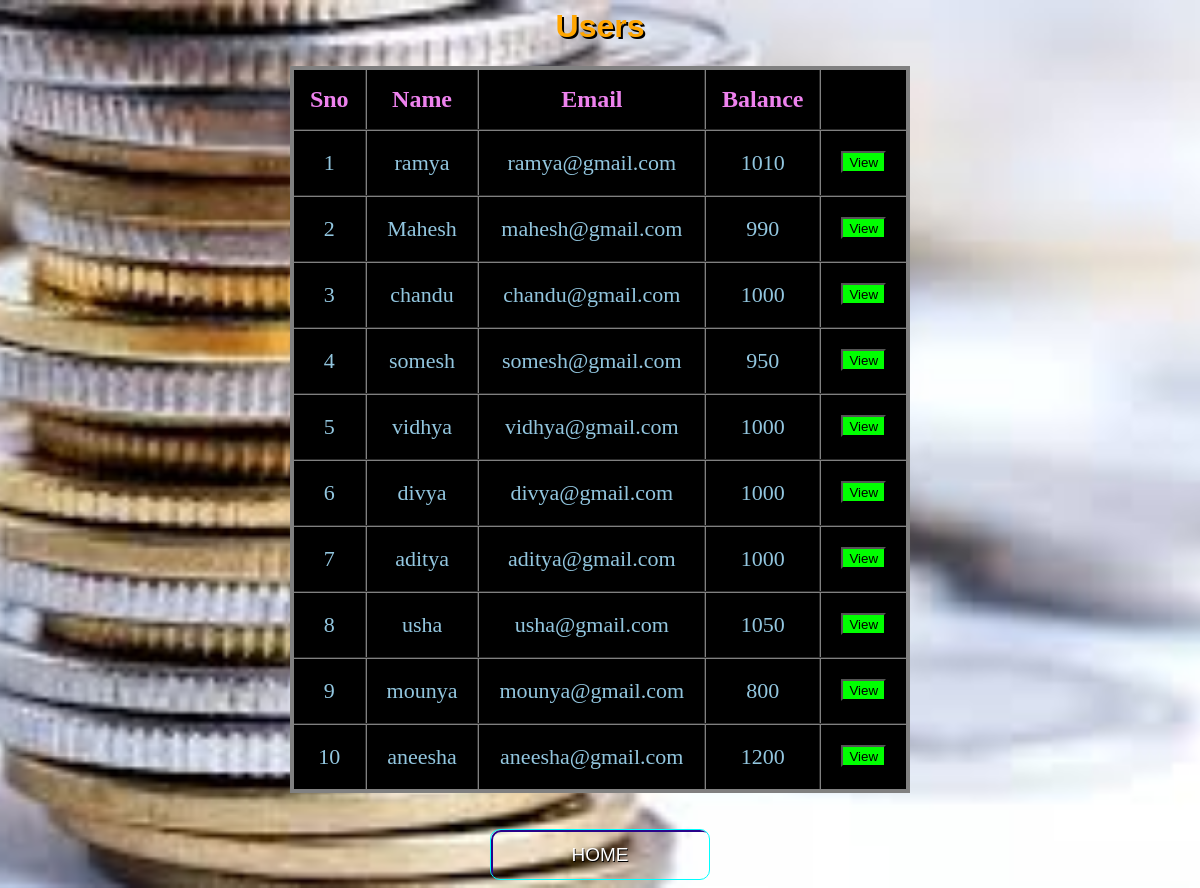
The app's page /getdetail.php with its own data.
### tables this page shows
CREATE TABLE `users` (
  `name` varchar(50) NOT NULL,
  `email` varchar(50) NOT NULL,
  `amount` double DEFAULT NULL
);

### getdetail.php (the view, shortened to what this page needs)
<?php
$con=mysqli_connect('localhost','root','','banking_system');
$q="select * from users ";
$result=mysqli_query($con,$q);
?>
<html>
<head>
   <link rel="stylesheet" href="button.css">
</head>
<body>
	<h1 style="color:orange;text-shadow: 2px 2px black;">Users</h1>
    <table class="flat-table-1">
		<thead>
			<th>Sno</th>
			<th>Name</th>
			<th>Email</th>
			<th>Balance</th>
			<th></th>
		</thead>
		<tbody>
		<tr>
			<?php
				$row=mysqli_fetch_array($result);
			?>
			<td> 1</td>
			<td><?php echo  $row["name"]; ?></td>
			<td><?php echo  $row["email"]; ?></td>
			<td><?php echo  $row["amount"]; ?></td>
			<td>
				<form action="user.php" method="post"  class="view">
					<button class="button1" type="submit" name="name" value="ramya">View</button>
				</form>
			</td>
		</tr>
		<tr>
			<?php
				$row=mysqli_fetch_array($result);
			?>
			<td> 2</td>
			<td><?php echo  $row["name"]; ?></td>
			<td><?php echo  $row["email"]; ?></td>
			<td><?php echo  $row["amount"]; ?></td>
			<td>
				<form action="user.php" method="post" class="view">
					<button class="button1" type="submit" name="name" value="Mahesh">View</button>
				</form>
			</td>
		</tr>
        <tr>
			<?php
				$row=mysqli_fetch_array($result);
			?>
			<td> 3</td>
			<td><?php echo  $row["name"]; ?></td>
			<td><?php echo  $row["email"]; ?></td>
			<td><?php echo  $row["amount"]; ?></td>
			<td>
				<form action="user.php" method="post" class="view">
					<button class="button1" type="submit" name="name" value="chandu">View</button>
				</form>
			</td>
		</tr>
        <tr>
			<?php
				$row=mysqli_fetch_array($result);
			?>
			<td> 4</td>
			<td><?php echo  $row["name"]; ?></td>
			<td><?php echo  $row["email"]; ?></td>
			<td><?php echo  $row["amount"]; ?></td>
			<td>
				<form action="user.php" method="post" class="view">
					<button class="button1" type="submit" name="name" value="somesh">View</button>
				</form>
			</td>
        </tr>
        <tr>
			<?php
				$row=mysqli_fetch_array($result);
			?>
			<td> 5</td>
			<td><?php echo  $row["name"]; ?></td>
			<td><?php echo  $row["email"]; ?></td>
			<td><?php echo  $row["amount"]; ?></td>
			<td>
				<form action="user.php" method="post" class="view">
					<button class="button1" type="submit" name="name" value="vidhya">View</button>
				</form>
			</td>
		</tr>
        <tr>
			<?php
				$row=mysqli_fetch_array($result);
			?>
			<td> 6</td>
			<td><?php echo  $row["name"]; ?></td>
			<td><?php echo  $row["email"]; ?></td>
			<td><?php echo  $row["amount"]; ?></td>
			<td>
				<form action="user.php" method="post" class="view">
					<button class="button1" type="submit" name="name" value="divya">View</button>
				</form>
			</td>
        </tr>
        <tr>
			<?php
				$row=mysqli_fetch_array($result);
			?>
			<td> 7</td>
			<td><?php echo  $row["name"]; ?></td>
			<td><?php echo  $row["email"]; ?></td>
			<td><?php echo  $row["amount"]; ?></td>
			<td>
				<form action="user.php" method="post" class="view">
					<button class="button1"type="submit" name="name" value="aditya">View</button>
				</form>
			</td>
		</tr>
        <tr>
			<?php
				$row=mysqli_fetch_array($result);
			?>
			<td> 8</td>
			<td><?php echo  $row["name"]; ?></td>
			<td><?php echo  $row["email"]; ?></td>
			<td><?php echo  $row["amount"]; ?></td>
			<td>
				<form action="user.php" method="post" class="view">
					<button class="button1"type="submit" name="name" value="usha">View</button>
				</form>
			</td>
		</tr>
        <tr>
			<?php
				$row=mysqli_fetch_array($result);
			?>
			<td> 9</td>
			<td><?php echo  $row["name"]; ?></td>
			<td><?php echo  $row["email"]; ?></td>
			<td><?php echo  $row["amount"]; ?></td>
			<td>
				<form action="user.php" method="post" class="view">
					<button class="button1"type="submit" name="name" value="mounya">View</button>
				</form>
			</td>
        </tr>
        <tr>
			<?php
				$row=mysqli_fetch_array($result);
			?>
			<td> 10</td>
			<td><?php echo  $row["name"]; ?></td>
			<td><?php echo  $row["email"]; ?></td>
			<td><?php echo  $row["amount"]; ?></td>
			<td>
				<form action="user.php" method="post" class="view">
					<button class="button1"type="submit" name="name" value="aneesha">View</button>
				</form>
			</td>
		</tr>
		</tbody>
	</table><br><br>
<div class="buttons">
	<a href="index.php">
    <button class="glow-on-hover">HOME</button>
	</a>
</div>
</body>
</html>

### button.css (style rules this page uses)
.glow-on-hover { width: 220px; height: 51px; outline: none; color:white; font-size:19px; background:transparent; text-shadow: 0.7px 0.7px black; overflow: hidden; cursor: pointer; position: relative; z-index: 0; border-radius: 10px; border: 1px solid #00FFFF; }
.glow-on-hover:before { content: ''; background: linear-gradient(45deg, #ff0000, #ff7300, #fffb00, #48ff00, #00ffd5, #002bff, #7a00ff, #ff00c8, #ff0000); position: absolute; top: -2px; left:-2px; background-size: 400%; z-index: -1; filter: blur(5px); width: calc(100% + 4px); height: calc(100% + 4px); animation: glowing 20s linear infinite; opacity: 0; transition: opacity .3s ease-in-out; border-radius: 10px; }
.glow-on-hover:after { z-index: -1; content: ''; position: absolute; width: 100%; height: 100%; left: 0; top: 0; border-radius: 10px; border: 2px solid #28048a; background:transparent; }

### getdetail.php (style rules this page uses)
body { text-align:center; }
.flat-table-1 { background: black; }
h1 { font-family: Arial, Times, serif; }
table { text-align:center; margin-left: auto; margin-right: auto; border:4px solid gray; border-collapse:collapse; }
th { color:violet; font-size:24px; padding:16px; }
td { text-align:center; font-size:22px; color: #92c6df; padding: 0px 20px 0px 20px; }
tr { transition: background 0.3s, box-shadow 0.3s; }
th,td { border-collapse:collapse; border:2px groove gray; text-shadow: 1px 1px black; }
.button1 { background-color:lime; text-align:center; padding-top:2px; }
.view { top:50%; padding-top:20px; text-align:center; }
body { background-image:url("img/ex1.jfif"); background-position: center; background-repeat: no-repeat; background-size: cover; }

### records on screen
users: name "ramya", email "ramya@gmail.com", amount "1010"
users: name "Mahesh", email "mahesh@gmail.com", amount "990"
users: name "chandu", email "chandu@gmail.com", amount "1000"
users: name "somesh", email "somesh@gmail.com", amount "950"
users: name "vidhya", email "vidhya@gmail.com", amount "1000"
users: name "divya", email "divya@gmail.com", amount "1000"
users: name "aditya", email "aditya@gmail.com", amount "1000"
users: name "usha", email "usha@gmail.com", amount "1050"
users: name "mounya", email "mounya@gmail.com", amount "800"
users: name "aneesha", email "aneesha@gmail.com", amount "1200"
